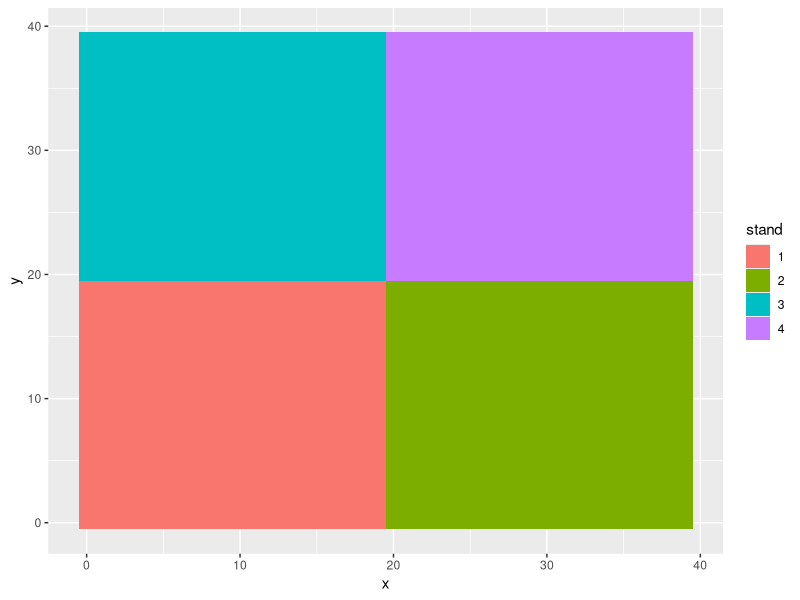
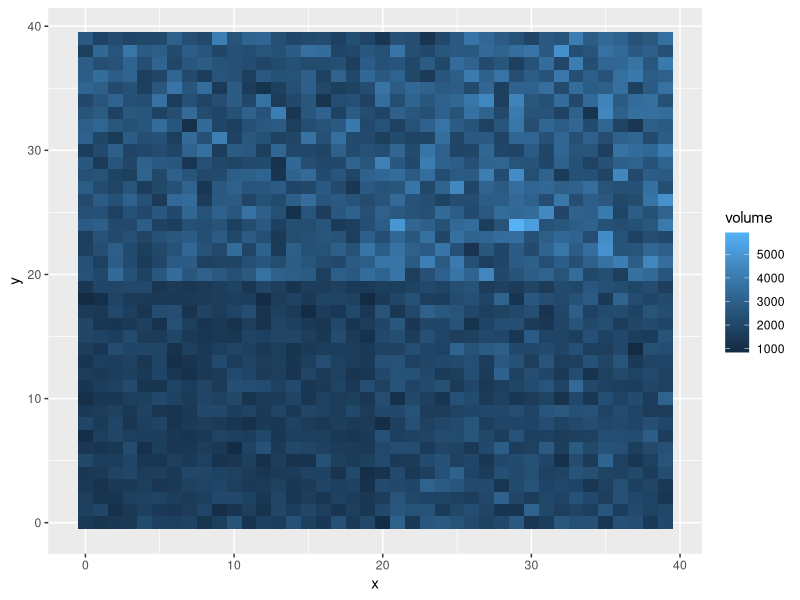
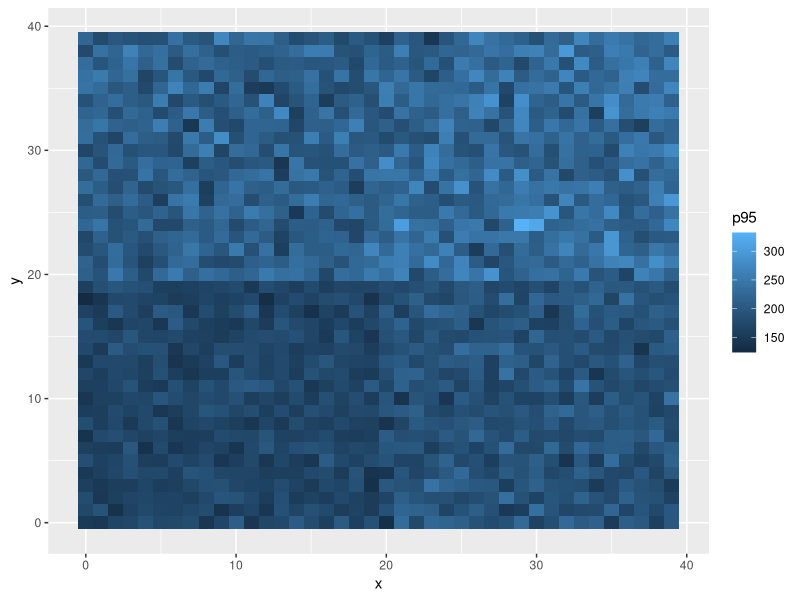
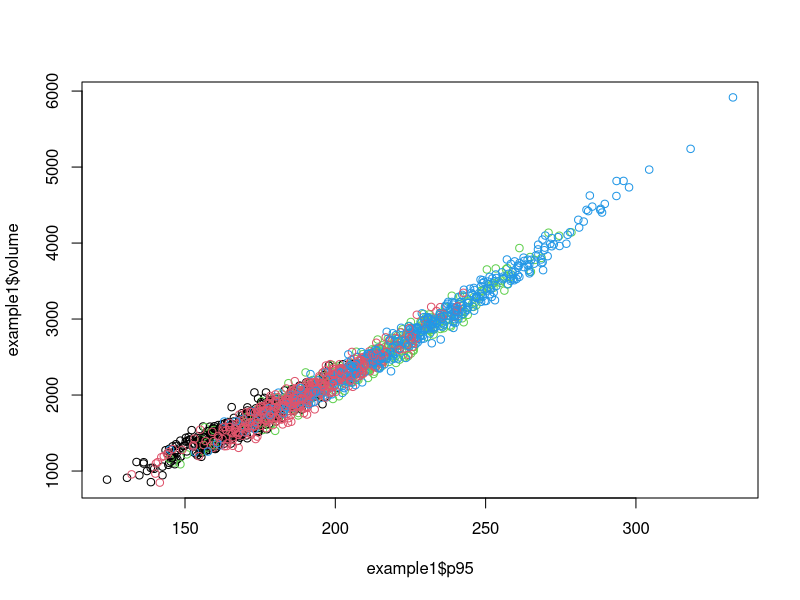
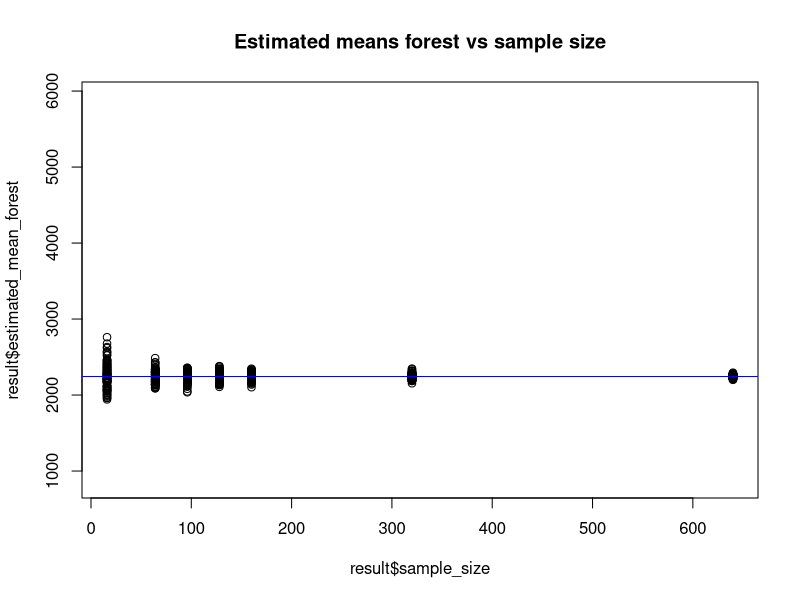
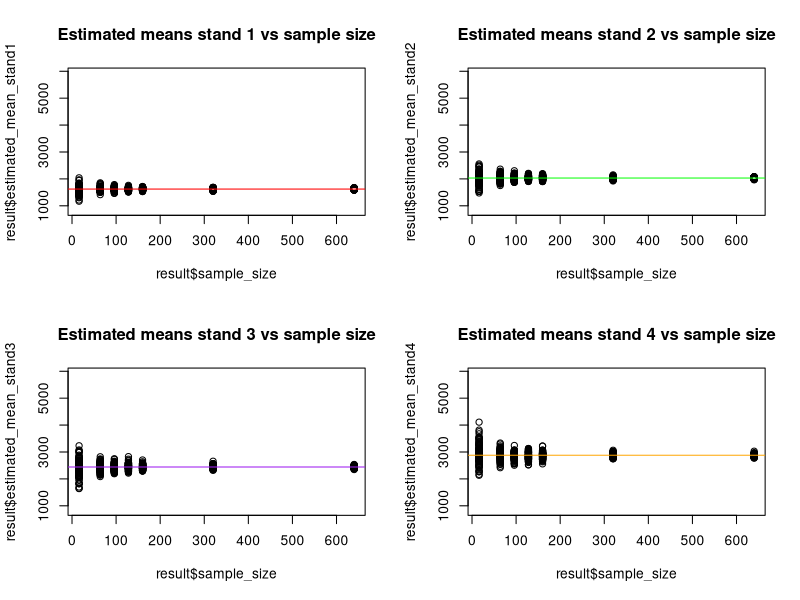
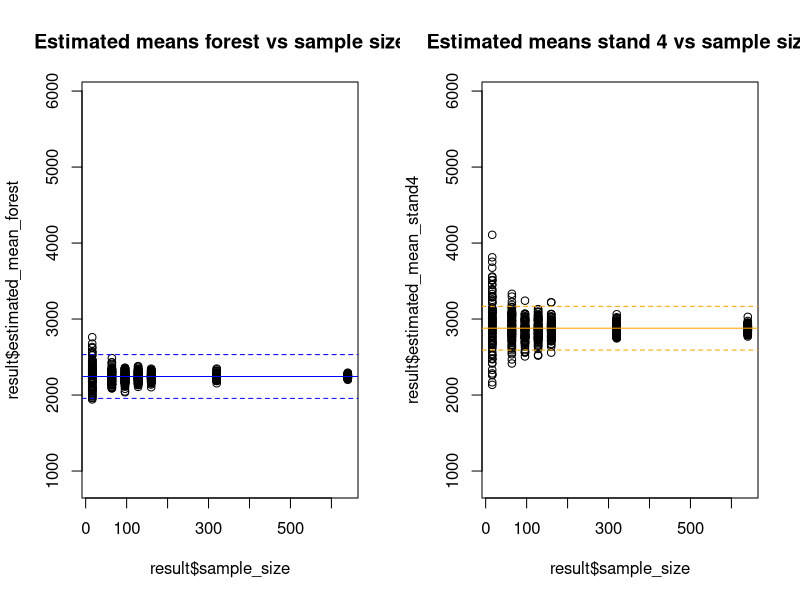
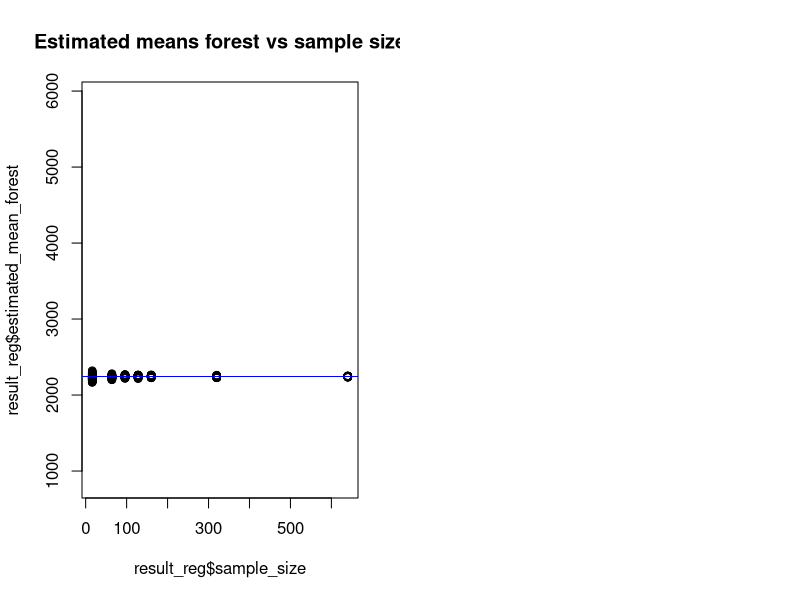

Recreate these plots in R, in order.
## ---- chunk 1
library(ggplot2)
example1 <- read.csv("example1.csv")

#PLACEHOLDER
# paste here

example1$stand <- factor(example1$stand)
ggplot(example1,aes(x=x,y=y,fill=stand)) + geom_tile()
ggplot(example1,aes(x=x,y=y,fill=volume)) + geom_tile()
ggplot(example1,aes(x=x,y=y,fill=p95)) + geom_tile()
plot(example1$p95,example1$volume,col=example1$stand)
## ---- chunk 2
true_mean_forest <- mean(example1$volume)
true_mean_stand1 <- mean(example1$volume[example1$stand==1])
true_mean_stand2 <- mean(example1$volume[example1$stand==2])
true_mean_stand3 <- mean(example1$volume[example1$stand==3])
true_mean_stand4 <- mean(example1$volume[example1$stand==4])
print("True mean")
true_mean_forest
print("True mean stand 1")
true_mean_stand1
print("True mean stand 2")
true_mean_stand2
print("True mean stand 3")
true_mean_stand3
print("True mean stand 4")
true_mean_stand4
range_volume <- range(example1$volume)

## ---- chunk 3
repeats <- 100
sample_sizes <- c(16, 64, 96, 128, 160, 320, 640 )
result <- data.frame(rep=c(),sample_size=c(),
                      estimated_mean_forest=c(),
                      estimated_mean_stand1 = c(),
                      estimated_mean_stand2 = c(),
                      estimated_mean_stand3 = c(),
                      estimated_mean_stand4=c())
cont <- 1
for(i in 1:repeats){
  for(j in sample_sizes){
    # get a sample of the indices of the data
    my_sample<- sample(dim(example1)[1],j,replace = FALSE)
    # subset the forest
    sampled_data <- example1[my_sample,]
    # store the rep and sample size
    result[cont,"rep"]<-i
    result[cont,"sample_size"]<-j
    # calculate the sample means for the forest and each stand
    result[cont,"estimated_mean_forest"]<-mean(sampled_data$volume)
    result[cont,"estimated_mean_stand1"]<-mean(sampled_data$volume[sampled_data$stand==1])
    result[cont,"estimated_mean_stand2"]<-mean(sampled_data$volume[sampled_data$stand==2])
    result[cont,"estimated_mean_stand3"]<-mean(sampled_data$volume[sampled_data$stand==3])
    result[cont,"estimated_mean_stand4"]<-mean(sampled_data$volume[sampled_data$stand==4])
    # pass to next iteration
    cont <- cont+1
  }
}
# Store the pre-calculated true values
result$true_mean_forest<-true_mean_forest
result$true_mean_stand1 <- true_mean_stand1
result$true_mean_stand2 <- true_mean_stand2 
result$true_mean_stand3 <- true_mean_stand3 
result$true_mean_stand4 <- true_mean_stand4

## ---- chunk 4

plot(result$sample_size,result$estimated_mean_forest,ylim=range_volume,
      main="Estimated means forest vs sample size")
abline(true_mean_forest,0,col="blue")
par(mfrow=c(2,2))
plot(result$sample_size,result$estimated_mean_stand1,ylim=range_volume,
      main="Estimated means stand 1 vs sample size")
abline(true_mean_stand1,0,col="red")
plot(result$sample_size,result$estimated_mean_stand2,ylim=range_volume,
      main="Estimated means stand 2 vs sample size")
abline(true_mean_stand2,0,col="green")
plot(result$sample_size,result$estimated_mean_stand3,ylim=range_volume,
      main="Estimated means stand 3 vs sample size")
abline(true_mean_stand3,0,col="purple")
plot(result$sample_size,result$estimated_mean_stand4,ylim=range_volume,
      main="Estimated means stand 4 vs sample size")
abline(true_mean_stand4,0,col="orange")

par(mfrow=c(1,2))
plot(result$sample_size,result$estimated_mean_forest,ylim=range_volume,
     main="Estimated means forest vs sample size")
abline(true_mean_forest,0,col="blue")
abline(true_mean_forest+0.1*true_mean_stand4,0,col="blue",lty=2)
abline(true_mean_forest-0.1*true_mean_stand4,0,col="blue",lty=2)
plot(result$sample_size,result$estimated_mean_stand4,ylim=range_volume,
      main="Estimated means stand 4 vs sample size")
abline(true_mean_stand4,0,col="orange")
abline(true_mean_stand4+0.1*true_mean_stand4,0,col="orange",lty=2)
abline(true_mean_stand4-0.1*true_mean_stand4,0,col="orange",lty=2)

## ---- chunk 5
repeats <- 100
sample_sizes <- c(16, 64, 96, 128, 160, 320, 640 )
result_reg <- data.frame(rep=c(),sample_size=c(),
                      estimated_mean_forest=c(),
                      estimated_mean_stand1 = c(),
                      estimated_mean_stand2 = c(),
                      estimated_mean_stand3 = c(),
                      estimated_mean_stand4=c())
cont <- 1
for(i in 1:repeats){
  for(j in sample_sizes){
    # get a sample of the indices of the data
    my_sample_reg<- sample(dim(example1)[1],j,replace = FALSE)
    # subset the forest and obtain the sample fit using OLS (lm function)
    sampled_data_reg <- example1[my_sample_reg,]
    model_forest <- lm(volume~p95,data = sampled_data_reg)
    # calculate the regression estimator
    media_reg_forest <- mean(predict(model_forest,example1)) + mean(model_forest$residuals)
    
    # now we will create subsamples for stands, obtain subsample fits for the stand and apply 
    # the regression estimator
    stand1 <- sampled_data_reg[sampled_data_reg$stand==1,]
    media_reg_stand1 <- try({
      model_stand1 <- lm(volume~p95, data=stand1)
      mean(predict(model_stand1,example1[example1$stand==1,]))+ mean(model_stand1$residuals)
    })
    if(inherits(media_reg_stand1,"try-error")){
      media_reg_stand1<-NA
    }
    # repeat for stand 2
    stand2 <- sampled_data_reg[sampled_data_reg$stand==2,]
    media_reg_stand2 <- try({
      model_stand2 <- lm(volume~p95, data=stand2)
      mean(predict(model_stand2,example1[example1$stand==2,])) + mean(model_stand2$residuals)
    })
    # bypass very low stand sample size
    if(inherits(media_reg_stand2,"try-error")){
      media_reg_stand2<-NA
    }
    # repeat for stand 3
    stand3 <- sampled_data_reg[sampled_data_reg$stand==3,]
    media_reg_stand3 <- try({
      model_stand3 <- lm(volume~p95, data=stand3)
      mean(predict(model_stand3,example1[example1$stand==3,])) + mean(model_stand3$residuals)
    })
    # bypass very low stand sample size
    if(inherits(media_reg_stand3,"try-error")){
      media_reg_stand3<-NA
    }
    
    # repeat for stand 4
    stand4 <- sampled_data_reg[sampled_data_reg$stand==4,]
    media_reg_stand4 <- try({
      model_stand4 <- lm(volume~p95, data=stand4)
      mean(predict(model_stand4,example1[example1$stand==4,])) + mean(model_stand4$residuals)
    })
    # bypass very low stand sample size
    if(inherits(media_reg_stand4,"try-error")){
      media_reg_stand4<-NA
    }
    
    
    
    stand2 <- sampled_data_reg[sampled_data_reg$stand==2,]
    stand3 <- sampled_data_reg[sampled_data_reg$stand==3,]
    stand4 <- sampled_data_reg[sampled_data_reg$stand==4,]
    # store the rep and sample size
    result_reg[cont,"rep"]<-i
    result_reg[cont,"sample_size"]<-j
    # calculate the sample means for the forest and each stand
    result_reg[cont,"estimated_mean_forest"]<-media_reg_forest
    result_reg[cont,"estimated_mean_stand1"]<-media_reg_stand1
    result_reg[cont,"estimated_mean_stand2"]<-media_reg_stand2
    result_reg[cont,"estimated_mean_stand3"]<-media_reg_stand3
    result_reg[cont,"estimated_mean_stand4"]<-media_reg_stand4
    # pass to next iteration
    cont <- cont+1
  }
}
# Store the pre-calculated true values
result_reg$true_mean_forest<-true_mean_forest
result_reg$true_mean_stand1 <- true_mean_stand1
result_reg$true_mean_stand2 <- true_mean_stand2 
result_reg$true_mean_stand3 <- true_mean_stand3 
result_reg$true_mean_stand4 <- true_mean_stand4
## ---- chunk 6
plot(result_reg$sample_size,result_reg$estimated_mean_forest,ylim=range_volume,
      main="Estimated means forest vs sample size")
abline(true_mean_forest,0,col="blue")
par(mfrow=c(2,2))
plot(result_reg$sample_size,result_reg$estimated_mean_stand1,ylim=range_volume,
      main="Estimated means stand 1 vs sample size")
abline(true_mean_stand1,0,col="red")
plot(result_reg$sample_size,result_reg$estimated_mean_stand2,ylim=range_volume,
      main="Estimated means stand 2 vs sample size")
abline(true_mean_stand2,0,col="green")
plot(result_reg$sample_size,result_reg$estimated_mean_stand3,ylim=range_volume,
      main="Estimated means stand 3 vs sample size")
abline(true_mean_stand3,0,col="purple")
plot(result_reg$sample_size,result_reg$estimated_mean_stand4,ylim=range_volume,
      main="Estimated means stand 4 vs sample size")
abline(true_mean_stand4,0,col="orange")

par(mfrow=c(1,2))
plot(result_reg$sample_size,result_reg$estimated_mean_forest,ylim=range_volume,
     main="Estimated means forest vs sample size")
abline(true_mean_forest,0,col="blue")
abline(true_mean_forest+0.1*true_mean_stand4,0,col="blue",lty=2)
abline(true_mean_forest-0.1*true_mean_stand4,0,col="blue",lty=2)
plot(result_reg$sample_size,result_reg$estimated_mean_stand4,ylim=range_volume,
      main="Estimated means stand 4 vs sample size")
abline(true_mean_stand4,0,col="orange")
abline(true_mean_stand4+0.1*true_mean_stand4,0,col="orange",lty=2)
abline(true_mean_stand4-0.1*true_mean_stand4,0,col="orange",lty=2)
## ---- chunk 7
par(mfrow=c(2,2))
plot(result_reg$sample_size,result_reg$estimated_mean_forest,ylim=range_volume,
     main="Regression estimator")
abline(true_mean_forest,0,col="blue")
abline(true_mean_forest+0.1*true_mean_forest,0,col="blue",lty=2)
abline(true_mean_forest-0.1*true_mean_forest,0,col="blue",lty=2)
plot(result$sample_size,result$estimated_mean_forest,ylim=range_volume,
     main="Sample mean")
abline(true_mean_forest+0.1*true_mean_forest,0,col="blue",lty=2)
abline(true_mean_forest-0.1*true_mean_forest,0,col="blue",lty=2)


plot(result_reg$sample_size,result_reg$estimated_mean_stand4,ylim=range_volume,
      main="Regression estimator")
abline(true_mean_stand4,0,col="orange")
abline(true_mean_stand4+0.1*true_mean_stand4,0,col="orange",lty=2)
abline(true_mean_stand4-0.1*true_mean_stand4,0,col="orange",lty=2)
plot(result_reg$sample_size,result_reg$estimated_mean_stand4,ylim=range_volume,
      main="Sample mean")
abline(true_mean_stand4,0,col="orange")
abline(true_mean_stand4+0.1*true_mean_stand4,0,col="orange",lty=2)
abline(true_mean_stand4-0.1*true_mean_stand4,0,col="orange",lty=2)
## ---- chunk 8
id <- 1:1600
x <- rep(0:39,each=40)
y <- rep(0:39,times=40)
stand <- (1+x%/%20) +2*(y%/%20)
p95 <- rnorm(1600,50,10+5*stand)
volume <- rnorm(1600,p95+0.05*p95^2+100*stand+50,60)
example1 <- data.frame(id=id,x=x,y=y,stand=stand,volume=volume, p95=p95)
## ---- chunk 9
example2 <- read.csv("example2.csv")
## ---- chunk 10
mean_vol_dist <- mean(25+6*example2$p95)
mean_vol_dist
plot(mean_vol_dist+c(-100:100)/10,
     dnorm(mean_vol_dist+c(-100:100)/10,
           mean=mean_vol_dist,
           130/sqrt(1600)),
     type="l",ylab="Probability density",xlab="Mean Volume")

## ---- chunk 11
par(mfrow=c(1,2))
plot(x=mean_vol_dist+c(-10000:10000)/10,xlim=c(0,600),
     y=dnorm(mean_vol_dist+c(-10000:10000)/10,
     mean=mean_vol_dist, 130),col="red",
     type="l",ylab="Probability density",xlab="Mean Volume",
     main="Single unit")
plot(x=mean_vol_dist+c(-10000:10000)/10,xlim=c(0,600),
     y=dnorm(mean_vol_dist+c(-10000:10000)/10,
     mean=mean_vol_dist, 130/sqrt(1600)),col="blue",
     type="l",ylab="Probability density",xlab="Mean Volume",
     main="Mean of all units")

## ---- chunk 12
example3 <- read.csv("example3.csv")
example3$stand <- factor(example3$stand)
ggplot(example3,aes(x=x,y=y,fill=stand)) + geom_tile()
plot(example3$p95,example3$volume,pch=20)
## ---- chunk 13
sampled <- example3[!is.na(example3$volume),]
unsampled <- example3[!is.na(example3$volume),]
## ---- chunk 14
model <- lm(volume~p95,data=sampled)
summary(model)
sigma_e <- summary(model)$sigma
sigma_e
plot(model)
## ---- chunk 15
# The prediction for the mean in the forest is obtained using the coefficients of the model fitted with the sample
predicted<-mean(predict(model,example3))
predicted
## ---- chunk 16
repeats <- 1000
differences <- data.frame(rep=c(),
                      true_mean_forest=c(),
                      true_mean_stand1 = c(),
                      true_mean_stand2 = c(),
                      true_mean_stand3 = c(),
                      pred_mean_forest=c(),
                      pred_mean_stand1 = c(),
                      pred_mean_stand2 = c(),
                      pred_mean_stand3 = c(),
                      mean_stand4=c(),
                      diff_mean_forest=c(),
                      diff_mean_stand1 = c(),
                      diff_mean_stand2 = c(),
                      diff_mean_stand3 = c(),
                      diff_mean_stand4=c())

for(i in 1:repeats){
  # create a copy of sampled and unsampled
  sampled_i <- sampled
  unsampled_i <- unsampled
  
  # generate values of volume according to the model
  sampled_i$volume <- predict(model,sampled_i) + 
    rnorm(dim(sampled_i)[1],0,sigma_e)
  unsampled_i$volume <- predict(model,unsampled_i) + 
    rnorm(dim(unsampled_i)[1],0,sigma_e)
  
  # merge the data in a single data frame for convenience
  population_i <- rbind(sampled_i,unsampled_i)
  # repeat the process of fitting the model parameters and calculating 
  # the mean for the population using the model coefficients
  model_i <- lm(volume~p95,sampled_i)
  population_i$prediction <- predict(model_i,population_i)
  predicted_i <- mean(population_i$prediction)
  
  
  mean_forest_i <- mean(population_i$volume)
  mean_stand1_i <- mean(population_i[population_i$stand==1,"volume"])
  mean_stand2_i <- mean(population_i[population_i$stand==2,"volume"])
  mean_stand3_i <- mean(population_i[population_i$stand==3,"volume"])
  mean_stand4_i<- mean(population_i[population_i$stand==4,"volume"])
  
  pred_mean_forest_i <- mean(population_i$prediction)
  pred_mean_stand1_i <- mean(population_i[population_i$stand==1,"prediction"])
  pred_mean_stand2_i <- mean(population_i[population_i$stand==2,"prediction"])
  pred_mean_stand3_i <- mean(population_i[population_i$stand==3,"prediction"])
  pred_mean_stand4_i <- mean(population_i[population_i$stand==4,"prediction"])
  
  # store the rep and sample size
  result_reg[cont,"rep"]<-i
  #Store the values of the true mean for the forest and the stands in each iteration
  result_reg[i,"true_mean_forest"]<-mean_forest_i
  result_reg[i,"true_mean_stand1"]<-mean_stand1_i
  result_reg[i,"true_mean_stand2"]<-mean_stand2_i
  result_reg[i,"true_mean_stand3"]<-mean_stand3_i
  result_reg[i,"true_mean_stand4"]<-mean_stand4_i
  
  # Store the predicted values for the mean for the forest (not the estimated mean)
  result_reg[i,"pred_mean_forest"]<-pred_mean_forest_i
  result_reg[i,"pred_mean_stand1"]<-pred_mean_stand1_i
  result_reg[i,"pred_mean_stand2"]<-pred_mean_stand2_i
  result_reg[i,"pred_mean_stand3"]<-pred_mean_stand3_i
  result_reg[i,"pred_mean_stand4"]<-pred_mean_stand4_i
  # calculate the sample means for the forest and each stand
  result_reg[i,"diff_mean_forest"]<-mean_forest_i-pred_mean_forest_i
  result_reg[i,"diff_mean_stand1"]<-mean_stand1_i-pred_mean_stand1_i
  result_reg[i,"diff_mean_stand2"]<-mean_stand2_i-pred_mean_stand2_i
  result_reg[i,"diff_mean_stand3"]<-mean_stand3_i-pred_mean_stand3_i
  result_reg[i,"diff_mean_stand4"]<-mean_stand4_i-pred_mean_stand4_i

}
## ---- chunk 17
hist(result_reg$diff_mean_forest)
hist(result_reg$diff_mean_stand1)
hist(result_reg$diff_mean_stand2)
hist(result_reg$diff_mean_stand3)
hist(result_reg$diff_mean_stand4)
## ---- chunk 18
hist(result_reg$pred_mean_forest)
hist(result_reg$pred_mean_forest)
hist(result_reg$pred_mean_forest)
hist(result_reg$pred_mean_forest)
hist(result_reg$pred_mean_forest)
## ---- chunk 19
set.seed(1234)
id <- 1:1600
x <- rep(0:39,each=40)
y <- rep(0:39,times=40)


stand <- (1+x%/%10) +4*(y%/%10)
stand_effect <- rnorm(16,0,150)
stand_effect
p95 <- rnorm(1600,180,20)
volume <- rnorm(1600,5+15*p95+stand_effect[stand],50)

example3 <- data.frame(id=id,x=x,y=y,stand=stand,volume=volume, p95=p95)
example3$stand <- factor(example3$stand)
stands_1_to_4 <- example3[example3$stand%in%1:4,]
plot(stands_1_to_4$p95,stands_1_to_4$volume,col=stands_1_to_4$stand,pch=20)

## ---- chunk 20
model_fixed_effects <- lm(volume~p95 + factor(stand)-1,data=sampled)
stand_effect
summary(model_fixed_effects)
